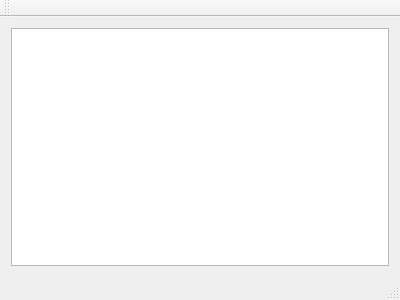
<?xml version="1.0" encoding="UTF-8"?>
<ui version="4.0">
 <class>MainWindow</class>
 <widget class="QMainWindow" name="MainWindow">
  <property name="geometry">
   <rect>
    <x>0</x>
    <y>0</y>
    <width>400</width>
    <height>300</height>
   </rect>
  </property>
  <property name="font">
   <font>
    <family>Verdana</family>
    <pointsize>11</pointsize>
   </font>
  </property>
  <property name="windowTitle">
   <string>Сервер</string>
  </property>
  <widget class="QWidget" name="centralWidget">
   <layout class="QVBoxLayout" name="verticalLayout">
    <item>
     <widget class="QTextEdit" name="outputTextEdit"/>
    </item>
   </layout>
  </widget>
  <widget class="QMenuBar" name="menuBar">
   <property name="geometry">
    <rect>
     <x>0</x>
     <y>0</y>
     <width>400</width>
     <height>24</height>
    </rect>
   </property>
  </widget>
  <widget class="QToolBar" name="mainToolBar">
   <attribute name="toolBarArea">
    <enum>TopToolBarArea</enum>
   </attribute>
   <attribute name="toolBarBreak">
    <bool>false</bool>
   </attribute>
  </widget>
  <widget class="QStatusBar" name="statusBar"/>
 </widget>
 <layoutdefault spacing="6" margin="11"/>
 <resources/>
 <connections/>
</ui>
